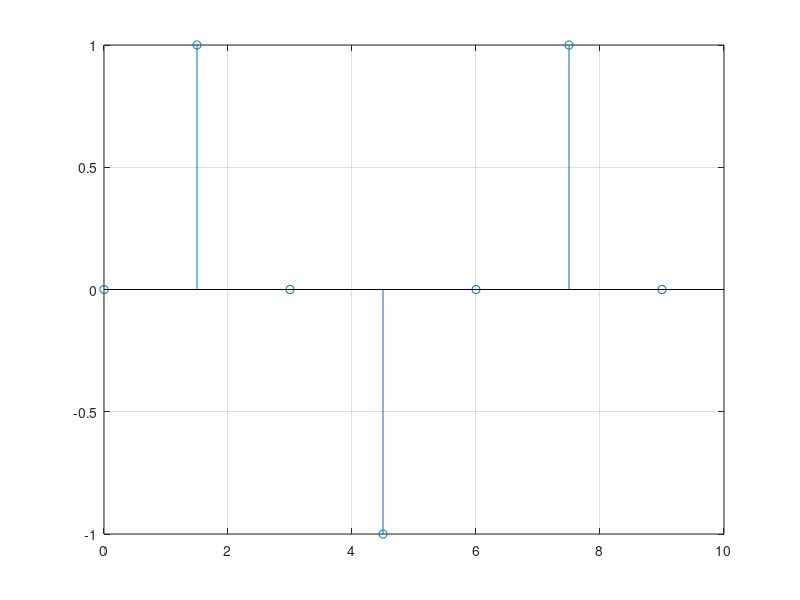
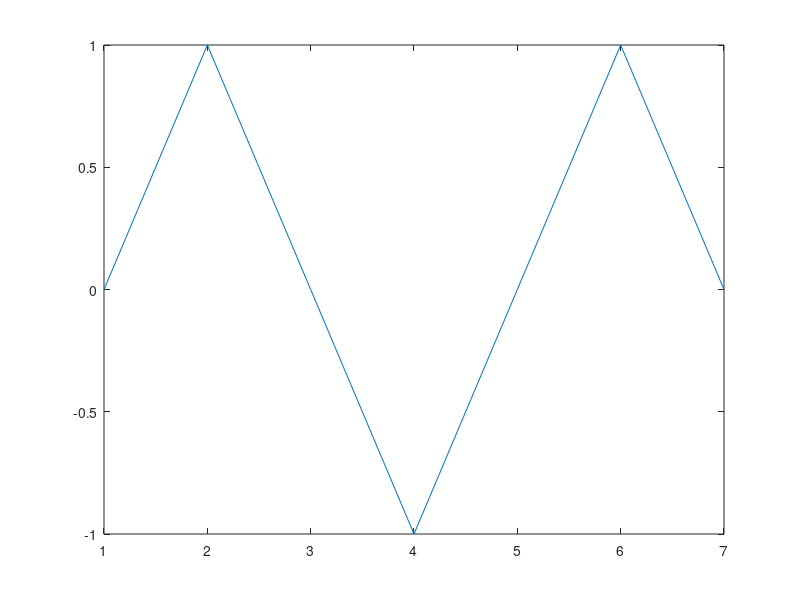

MATLAB code to generate these figures, in order:
F0 = 2000; Fs = 12000;
W0 = 2*pi*F0/Fs;
N = 0.5*12; % Numar de esantioane N=0.5ms*12kHz
n = 0:1.5:9;
s = sin(W0*n);
% punctul b)

figure(1)
stem(n,s),grid 

% punctul a)

t=0:0.125:0.8;
s1=sin(2*pi*2*t);
figure(2)
plot(s1)
